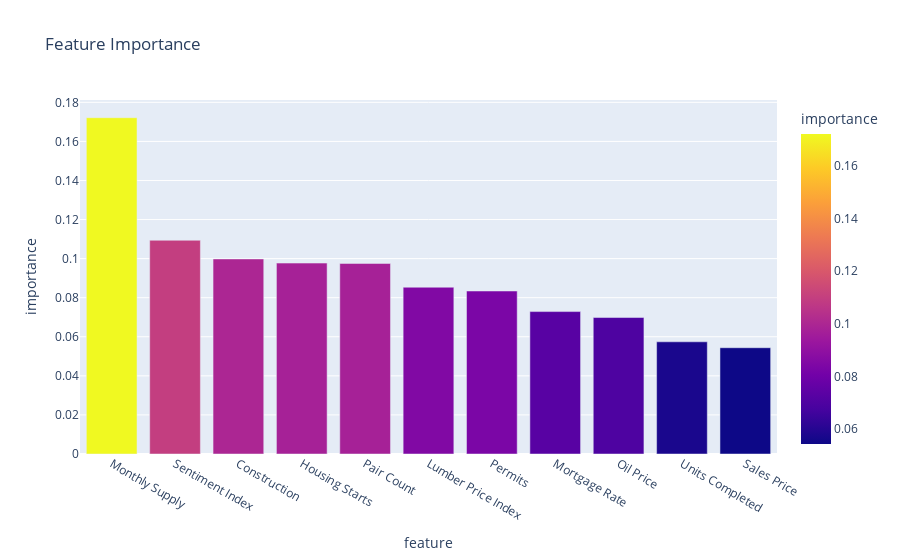

Notebook code cell kept with this figure:
### Code cell
# use plotly to create a bar chart of the feature importance
fig = px.bar(feature_importance_df, x=feature_importance_df.index, y="importance", title="Feature Importance", color="importance")
# save the plot as a png file
fig.write_image("images/feature_importance_custom.png")
# show the plot
fig.show()

### Figure 1 — Plotly figure (JSON) as saved in the notebook; plotly's stock layout.template omitted (floating-point values rounded to 4 significant figures)
{"data": [{"alignmentgroup": "True", "hovertemplate": "feature=%{x}<br>importance=%{marker.color}<extra></extra>", "legendgroup": "", "marker": {"color": [0.1721, 0.1094, 0.09984, 0.09773, 0.09753, 0.08536, 0.08343, 0.0729, 0.06985, 0.05743, 0.05439], "coloraxis": "coloraxis", "pattern": {"shape": ""}}, "name": "", "offsetgroup": "", "orientation": "v", "showlegend": false, "textposition": "auto", "type": "bar", "x": ["Monthly Supply", "Sentiment Index", "Construction", "Housing Starts", "Pair Count", "Lumber Price Index", "Permits", "Mortgage Rate", "Oil Price", "Units Completed", "Sales Price"], "xaxis": "x", "y": [0.1721, 0.1094, 0.09984, 0.09773, 0.09753, 0.08536, 0.08343, 0.0729, 0.06985, 0.05743, 0.05439], "yaxis": "y"}], "layout": {"barmode": "relative", "coloraxis": {"colorbar": {"title": {"text": "importance"}}, "colorscale": [[0, "#0d0887"], [0.1111, "#46039f"], [0.2222, "#7201a8"], [0.3333, "#9c179e"], [0.4444, "#bd3786"], [0.5556, "#d8576b"], [0.6667, "#ed7953"], [0.7778, "#fb9f3a"], [0.8889, "#fdca26"], [1, "#f0f921"]]}, "legend": {"tracegroupgap": 0}, "title": {"text": "Feature Importance"}, "xaxis": {"anchor": "y", "domain": [0, 1], "title": {"text": "feature"}}, "yaxis": {"anchor": "x", "domain": [0, 1], "title": {"text": "importance"}}}}
